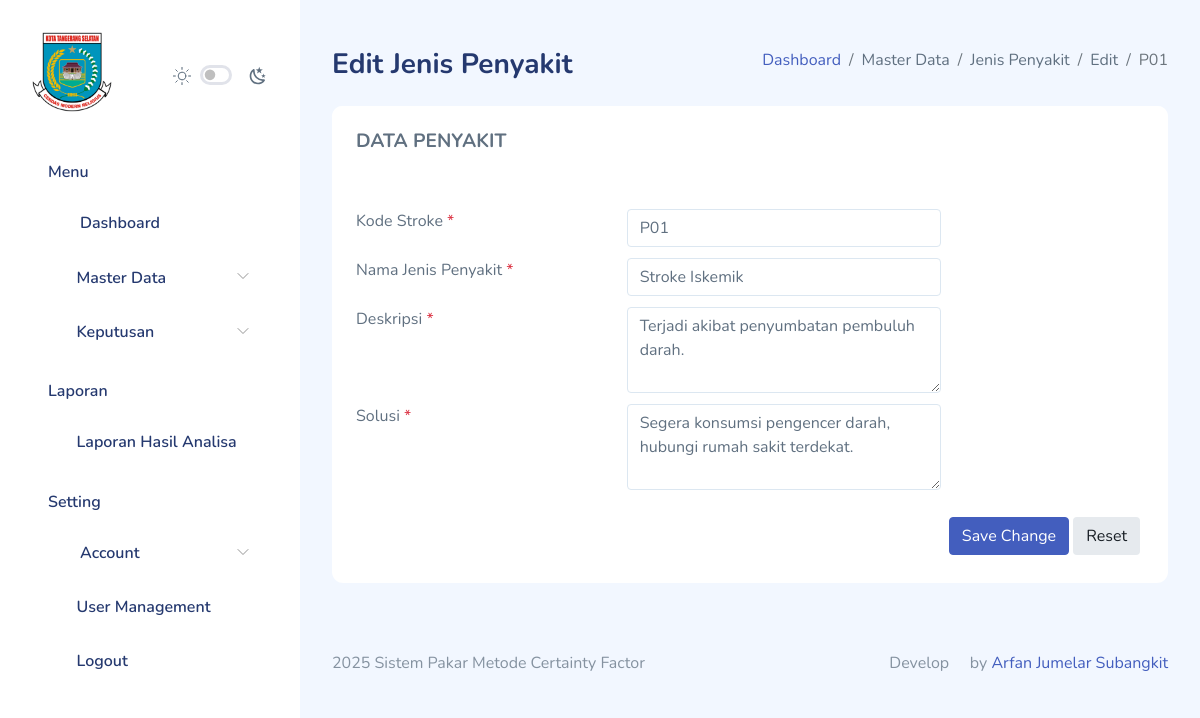
Page /jenis_stroke/edit_penyakit.php?id_penyakit=1 (signed in) on the earlier database version.
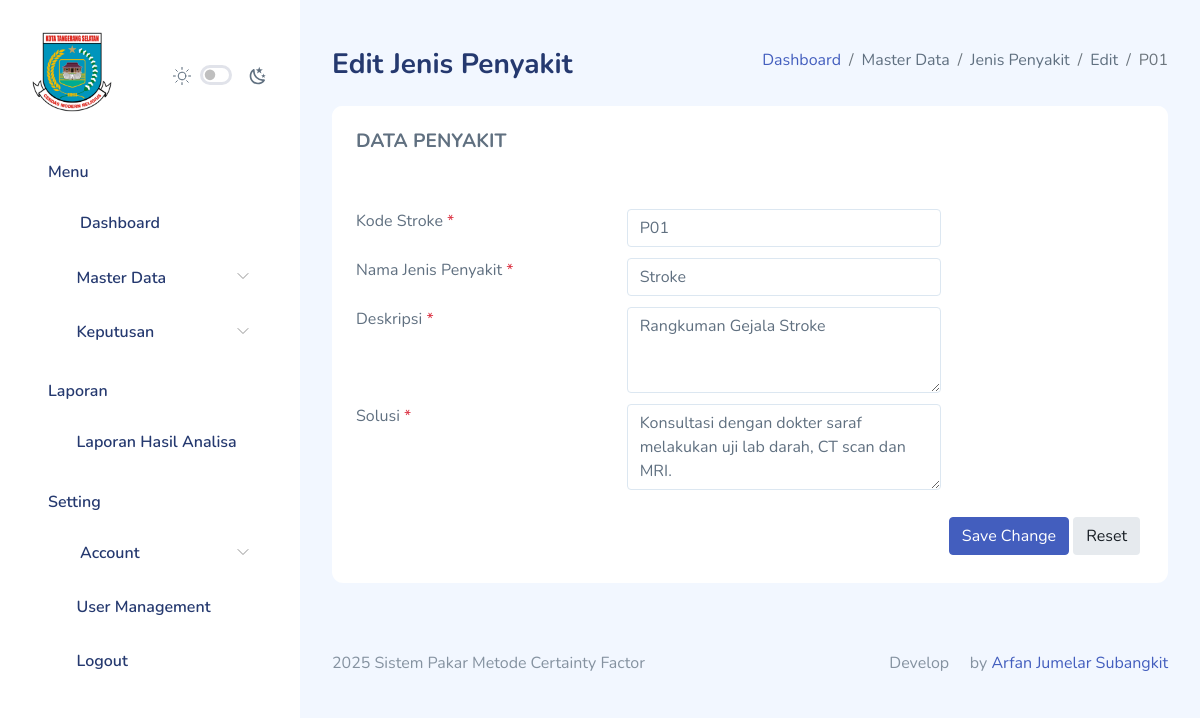
Same page on the later database version.
### tables this page shows
CREATE TABLE `penyakit` (
  `id_penyakit` int(11) NOT NULL,
  `kode_penyakit` varchar(10) NOT NULL,
  `nama_penyakit` varchar(250) NOT NULL,
  `deskripsi` varchar(250) NOT NULL,
  `solusi` varchar(250) NOT NULL,
  `created_at` timestamp NOT NULL DEFAULT current_timestamp(),
  `updated_at` timestamp NULL DEFAULT NULL
);

### functions.php (called while the page is built, shortened)
<?php
$db = mysqli_connect("localhost", "root", "", "dev-arfan");
function query($query)
{
    global $db;
    $result = mysqli_query($db, $query);
    $rows = [];
    if ($result) {
        if (mysqli_num_rows($result) > 0) {
            while ($row = mysqli_fetch_assoc($result)) {
                $rows[] = $row;
            }
        }
    } else {
        echo "Error: " . mysqli_error($db);
    }
    return $rows;
}

### jenis_stroke/edit_penyakit.php (the view, shortened to what the changed rows need)
<?php
include_once("../auth_check.php");
if (isset($_GET["id_penyakit"]) && is_numeric($_GET["id_penyakit"])) {
    $id_penyakit = $_GET["id_penyakit"];
} else {
    header("HTTP/1.1 404 Not Found");
    include("../error/error-404.html");
    exit;
}
$penyakit = query("SELECT * FROM penyakit WHERE id_penyakit = $id_penyakit");
$penyakit = $penyakit[0];
?>
<!DOCTYPE html>
<html lang="en">
<head>
    <link rel="stylesheet" href="../assets/extensions/sweetalert2/sweetalert2.min.css">
    <link rel="stylesheet" href="../assets/compiled/css/app.css">
    <link rel="stylesheet" href="../assets/compiled/css/app-dark.css">
    <link rel="stylesheet" href="../assets/compiled/css/iconly.css">
    <link rel="stylesheet" href="../assets/extensions/@fortawesome/fontawesome-free/css/all.min.css">
</head>
<body>
    <div id="app">
        <div id="main">
            <div class="page-heading">
                <div class="page-title mb-3">
                    <div class="row">
                        <div class="col-12 col-md-6 order-md-2 order-first">
                            <nav
                                aria-label="breadcrumb"
                                class="breadcrumb-header float-start float-lg-end">
                                <ol class="breadcrumb">
                                    <li class="breadcrumb-item"><a href="../home/">Dashboard</a></li>
                                    <li class="breadcrumb-item" aria-current="page">
                                        Master Data
                                    </li>
                                    <li class="breadcrumb-item" aria-current="page">Jenis Penyakit</li>
                                    <li class="breadcrumb-item" aria-current="page">Edit</li>
                                    <li class="breadcrumb-item active" aria-current="page"><?= $penyakit["kode_penyakit"]; ?></li>
                                </ol>
                            </nav>
                        </div>
                    </div>
                </div>
                <section id="basic-horizontal-layouts">
                    <div class="row match-height">
                        <div class="col-12">
                            <div class="card">
                                <div class="card-content">
                                    <div class="card-body">
                                        <form method="POST" action="" enctype="multipart/form-data" class="form form-horizontal" data-parsley-validate id="myForm">
                                            <div class="form-body">
                                                <div class="row">
                                                    <div class="col-md-5 form-group mandatory">
                                                        <input type="text" id="kode_penyakit" class="form-control" name="kode_penyakit"
                                                            placeholder="Kode Stroke" value="<?= $penyakit["kode_penyakit"]; ?>" data-parsley-required="true" />
                                                    </div>
                                                    <div class="col-md-5 form-group">
                                                        <input type="text" id="nama_penyakit" class="form-control" name="nama_penyakit"
                                                            placeholder="Nama Jenis Penyakit" value="<?= $penyakit["nama_penyakit"]; ?>" data-parsley-required="true" />
                                                    </div>
                                                    <div class="col-md-5 form-group">
                                                        <textarea class="form-control" id="deskripsi" name="deskripsi" rows="3" data-parsley-required="true" /><?= $penyakit["deskripsi"]; ?></textarea>
                                                    </div>
                                                    <div class="col-md-5 form-group">
                                                        <textarea class="form-control" id="solusi" name="solusi" rows="3" data-parsley-required="true" /><?= $penyakit["solusi"]; ?></textarea>
                                                    </div>
                                                </div>
                                            </div>
                                        </form>
                                    </div>
                                </div>
                            </div>
                        </div>
                    </div>
                </section>
            </div>
        </div>
    </div>
</body>
</html>

Differences in the rows shown:
changed penyakit: nama_penyakit "Stroke Iskemik" → "Stroke"; deskripsi "Terjadi akibat penyumbatan pembuluh darah." → "Rangkuman Gejala Stroke"; solusi "Segera konsumsi pengencer darah, hubungi rumah sakit terdekat." → "Konsultasi dengan dokter saraf melakukan uji lab darah, CT scan dan MRI."
